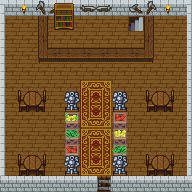

The image is a tile-based game level rendered from a .tmx file. Its description and complete source (layers, tilesets, objects, tile grids) follow:
An orthogonal 12x12 tile map with 16x16 px tiles, 5 tile layers (floor, level, sky, space, ...), 2 tilesets and 1 object (Portal).

<map version="1.2" tiledversion="1.3.2" orientation="orthogonal" renderorder="right-down" compressionlevel="0" width="12" height="12" tilewidth="16" tileheight="16" infinite="0" nextlayerid="8" nextobjectid="2">
 <editorsettings>
  <export target="../../finished/bluehouse/bluehouse_section1_1.json" format="soulstain" />
 </editorsettings>
 <tileset firstgid="1" source="../../tilesets/stone_comfy_house.tsx" />
 <tileset firstgid="85" source="../../tilesets/openworld_realistic.tsx" />
 <layer id="1" name="floor" width="12" height="12">
  <data encoding="csv">
29,30,30,30,30,30,30,30,30,30,30,31,
7,7,7,7,7,7,7,7,7,7,7,7,
7,7,7,7,7,7,7,7,7,7,7,7,
7,7,7,7,7,7,7,7,7,7,7,7,
7,7,7,7,7,7,7,7,7,7,7,7,
7,7,7,7,7,2684354571,2684354564,7,7,7,7,7,
7,7,7,7,7,2684354572,2684354565,7,7,7,7,7,
7,7,7,7,7,2684354573,2684354566,7,7,7,7,7,
7,7,7,7,7,2684354571,2684354564,7,7,7,7,7,
7,7,7,7,7,2684354572,2684354565,7,7,7,7,7,
7,7,7,7,7,2684354573,2684354566,7,7,7,7,7,
7,7,7,7,7,0,7,7,7,7,7,7
</data>
 </layer>
 <layer id="3" name="level" width="12" height="12">
  <data encoding="csv">
0,42,536870962,2147483698,2147483694,0,0,0,50,2684354610,42,0,
36,0,64,2147483702,2147483701,0,0,0,48,68,0,38,
36,0,71,0,0,0,0,0,0,75,0,38,
36,0,78,79,80,81,79,80,81,82,0,38,
36,0,0,0,0,0,0,0,0,0,0,38,
36,19,20,0,0,0,0,0,0,19,20,38,
36,25,24,0,39,0,0,39,0,25,24,38,
36,0,0,0,911,0,0,2147484561,0,0,0,38,
36,0,0,0,912,0,0,2147484562,0,0,0,38,
36,19,20,0,913,0,0,2147484560,0,19,20,38,
36,25,24,0,953,0,0,2147484600,0,25,24,38,
30,30,30,30,30,30,37,30,30,30,30,30
</data>
 </layer>
 <layer id="4" name="sky" width="12" height="12">
  <data encoding="csv">
0,0,0,46,0,2147483699,51,0,0,0,0,0,
0,0,0,0,0,0,0,0,0,0,0,0,
0,0,0,0,0,0,0,0,0,0,0,0,
0,0,0,0,0,0,0,0,0,0,0,0,
0,0,0,0,0,0,0,0,0,0,0,0,
0,0,0,0,0,0,0,0,0,0,0,0,
0,26,27,0,0,0,0,0,0,26,27,0,
0,0,0,0,0,0,0,0,0,0,0,0,
0,0,0,0,0,0,0,0,0,0,0,0,
0,0,0,0,0,0,0,0,0,0,0,0,
0,26,27,0,39,0,0,39,0,26,27,0,
0,0,0,0,0,0,0,0,0,0,0,0
</data>
 </layer>
 <layer id="7" name="space" width="12" height="12">
  <data encoding="csv">
0,0,0,0,0,0,0,0,0,0,0,0,
0,0,0,0,0,0,0,0,0,0,0,0,
0,0,0,0,0,0,0,0,0,0,0,0,
0,0,0,0,0,0,0,0,0,0,0,0,
0,0,0,0,0,0,0,0,0,0,0,0,
0,0,0,0,0,0,0,0,0,0,0,0,
0,0,0,0,0,0,0,0,0,0,0,0,
0,0,0,0,0,0,0,0,0,0,0,0,
0,0,0,0,0,0,0,0,0,0,0,0,
0,0,0,0,0,0,0,0,0,0,0,0,
0,0,0,0,0,0,0,0,0,0,0,0,
0,0,0,0,0,0,0,0,0,0,0,0
</data>
 </layer>
 <layer id="2" name="second image" width="12" height="12">
  <data encoding="csv">
0,0,0,0,0,0,0,0,0,0,0,0,
0,0,0,0,0,0,0,0,0,0,0,0,
0,0,0,0,0,0,0,0,0,0,0,0,
0,0,0,0,0,0,0,0,0,0,0,0,
0,0,0,0,0,0,0,0,0,0,0,0,
0,18,17,0,32,0,0,32,0,18,17,0,
0,0,0,0,0,0,0,0,0,0,0,0,
0,0,0,0,0,0,0,0,0,0,0,0,
0,0,0,0,0,0,0,0,0,0,0,0,
0,18,17,0,32,0,0,32,0,18,17,0,
0,0,0,0,0,0,0,0,0,0,0,0,
0,0,0,0,0,0,0,0,0,0,0,0
</data>
 </layer>
 <objectgroup id="6" name="entities">
  <object id="1" type="Portal" x="97" y="179" width="14" height="7">
   <properties>
    <property name="TMX" type="int" value="1" />
    <property name="TMY" type="int" value="4" />
    <property name="destination" value="openworld" />
    <property name="destinationX" type="int" value="150" />
    <property name="destinationY" type="int" value="150" />
    <property name="height" type="int" value="7" />
    <property name="width" type="int" value="14" />
   </properties>
  </object>
 </objectgroup>
</map>
